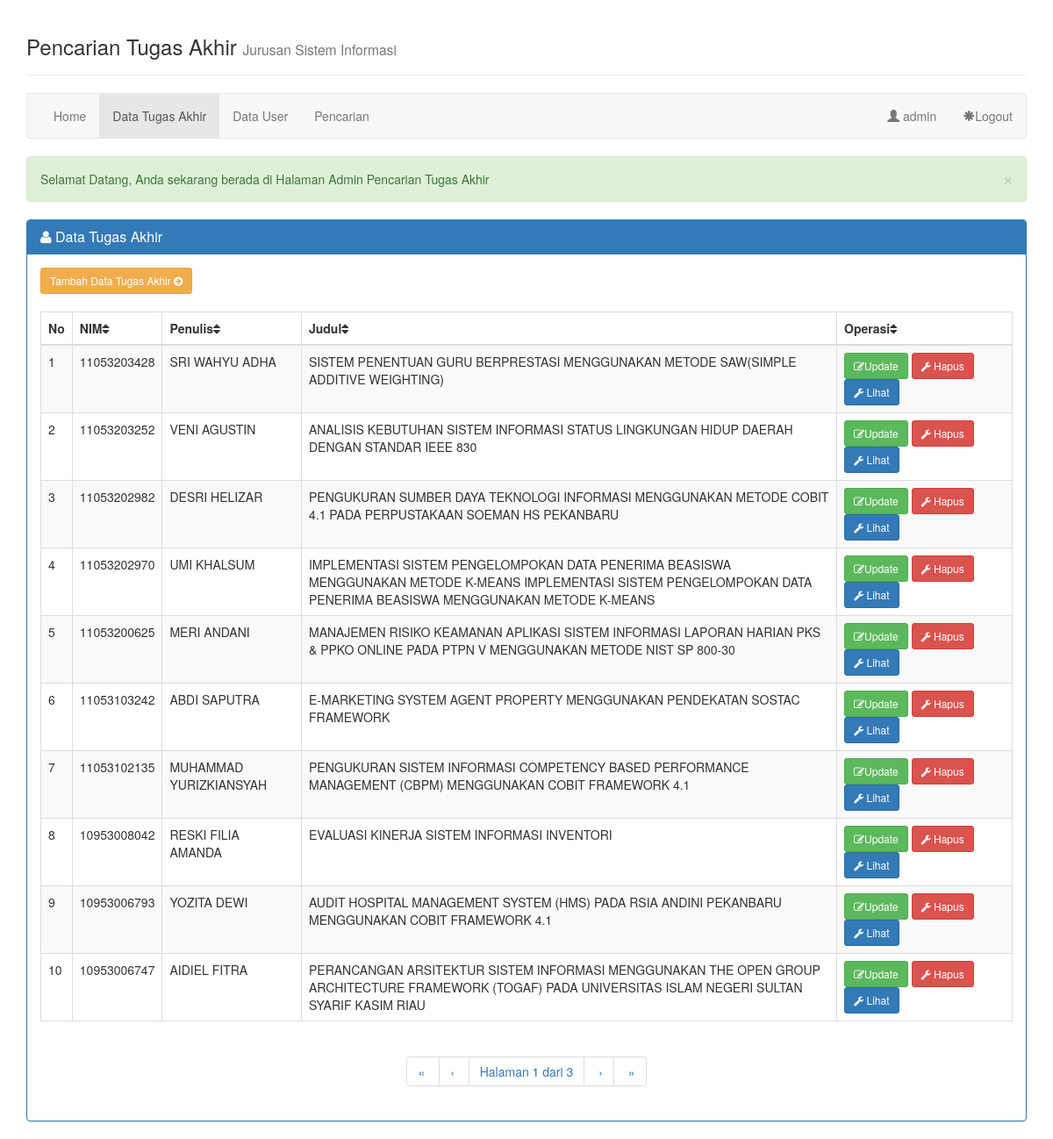
Screenshot of /tugasakhir/admin/data_ta.php (signed in) with the database file from the repository.
### tables this page shows
CREATE TABLE IF NOT EXISTS `data_ta` (
  `nim` bigint(13) NOT NULL,
  `penulis` varchar(50) NOT NULL,
  `judul` varchar(255) NOT NULL,
  `pembimbing_1` varchar(50) NOT NULL,
  `pembimbing_2` varchar(50) DEFAULT NULL,
  `penguji_1` varchar(50) NOT NULL,
  `penguji_2` varchar(50) NOT NULL,
  `sidang` date NOT NULL,
  `wisuda` varchar(20) NOT NULL,
  `file` varchar(100) NOT NULL,
  PRIMARY KEY (`nim`)
);

### tugasakhir/admin/data_ta.php (the view, shortened to what this page needs)
<?php
    if (empty($_SESSION['username']))
    {
      header('location:../index.html');
    }
      else
      {
        include "../pagination1.php";
?>
<!DOCTYPE html>
<html lang="en">
  <head>
    <link href="css/bootstrap.min.css" rel="stylesheet">
    <link href="css/font-awesome.css" rel="stylesheet" />
  </head>
  <body>
    <div class="container">
    <div class="page-header">
      <h3>Pencarian Tugas Akhir <small>Jurusan Sistem Informasi</small></h3>
    </div>
    <nav class="navbar navbar-default" role="navigation">
    <div class="collapse navbar-collapse" id="bs-example-navbar-collapse-1">
      <ul class="nav navbar-nav">
          <li><a href="../admin/index.php">Home</a></li>
          <li class="active"><a href="../admin/data_ta.php">Data Tugas Akhir</a></li>
          <li><a href="../admin/data_user.php">Data User</a></li>
          <li><a href="../admin/pencarian.php">Pencarian</a></li>
      </ul>
      <ul class="nav navbar-nav navbar-right">
          <li><a href="../admin/profil.php" class="active"><span class="glyphicon glyphicon-user"></span>
              <?php echo $_SESSION['nama_lengkap']; ?></a></li>
          <li>
            <a href="../logout.php" class="active" onclick="return confirm('Apakah anda akan keluar?')">
              <span class="glyphicon glyphicon-asterisk"></span>Logout
            </a>
          </li>
      </ul>
    </div>
  </nav>
<?php
    $result =mysql_query("SELECT * FROM data_ta ORDER BY nim desc");
    $rpp = 10;
    $reload = "data_ta.php?pagination=true";
    $page = (isset($_GET['page'])) ? (int)$_GET['page']:1;
      $tcount = mysql_num_rows($result);
      $tpages = ($tcount) ? ceil($tcount/$rpp) : 1;
      $count = 0;
      $i = ($page-1)*$rpp;
      $no_urut = ($page-1)*$rpp;
?>
  <div class="alert alert-success alert-dismissable">
            <button type="button" class="close" data-dismiss="alert" aria-hidden="true">&times;</button>
             Selamat Datang, Anda sekarang berada di Halaman Admin Pencarian Tugas Akhir
          </div>
        <div class="col-lg-12">
            <div class="panel panel-primary">
              <div class="panel-heading">
                <h3 class="panel-title"><i class="fa fa-user"></i> Data Tugas Akhir </h3>
              </div>
              <div class="panel-body">
                <div >
                  <a href="tambah_ta.php" class="btn btn-sm btn-warning">Tambah Data Tugas Akhir <i class="fa fa-arrow-circle-right"></i></a>
                </div>
                <div class="table-responsive">
                    <table class="table table-bordered table-hover table-striped tablesorter">
                <thead>
                    <tr>
                        <th>No</th>
                        <th>NIM<i class="fa fa-sort"></i></th>
                        <th>Penulis<i class="fa fa-sort"></i></th>
                        <th>Judul<i class="fa fa-sort"></i></th>
                        <th width="200px">Operasi<i class="fa fa-sort"></i></th>
                    </tr>
                </thead>
                <tbody>
                    <?php
                    while(($count<$rpp) && ($i<$tcount)) {
                        $data = mysql_fetch_array($result);
                    ?>
                    <tr>
                        <td><?php echo ++$no_urut;?></td>
                        <td><?php echo $data['nim']; ?></td>
                        <td><?php echo $data['penulis']; ?></td>
                        <td><?php echo $data['judul']; ?></td>
                        <td>
                            <a class="btn btn-sm btn-success" href="edit_ta.php?hal=edit&kd= <?php echo $data['nim'];?>"><i class="fa fa-edit"></i>Update</a>
                            <a class="btn btn-sm btn-danger" href="hapus_ta.php?nim=<?php echo $data['nim'] ?> " onclick="return confirm('Apakah anda yakin menghapus data ini ?')"><i class="fa fa-wrench"></i> Hapus</a>
                            <a class="btn btn-sm btn-primary" href="lihat_ta.php?nim=<?php echo $data['nim'];?>"><i class="fa fa-wrench"></i> Lihat</a>
                        </td>
                    </tr>
                    <?php
                        $i++;
                        $count++;
                    }
                    ?>
                </tbody>
                </table>
                </div>
                 <div align="center"><?php echo paginate_one($reload, $page, $tpages); ?></div>
              </div>
            </div>
          </div>
        </div>
</body>
</html>
<?php } ?>

### tugasakhir/pagination1.php
<?php
function paginate_one($reload, $page, $tpages) {
	$firstlabel = "&laquo;&nbsp;";
	$prevlabel  = "&lsaquo;&nbsp;";
	$nextlabel  = "&nbsp;&rsaquo;";
	$lastlabel  = "&nbsp;&raquo;";
	$out = "<ul class=\"pagination\">";
	if($page>1) {
		$out.= "<li><a href=\"" . $reload . "\">" . $firstlabel . "</a></li>";
	}
	else {
		$out.= "<li><span>" . $firstlabel . "</span></li>";
	}
	if($page==1) {
		$out.= "<li><span>" . $prevlabel . "</span></li>";
	}
	elseif($page==2) {
		$out.= "<li><a href=\"" . $reload . "\">" . $prevlabel . "</a></li>";
	}
	else {
		$out.= "<li><a href=\"" . $reload . "&amp;page=" . ($page-1) . "\">" . $prevlabel . "</a></li>";
	}
	$out.= "<li><span class=\"current\">Halaman " . $page . " dari " . $tpages ."</span></li>";
	if($page<$tpages) {
		$out.= "<li><a href=\"" . $reload . "&amp;page=" .($page+1) . "\">" . $nextlabel . "</a></li>";
	}
	else {
		$out.= "<li><span>" . $nextlabel . "</span></li>";
	}
	if($page<$tpages) {
		$out.= "<li><a href=\"" . $reload . "&amp;page=" . $tpages . "\">" . $lastlabel . "</a></li>";
	}
	else {
		$out.= "<li><span>" . $lastlabel . "</span></li>";
	}
	$out.= "</ul>";
	return $out;
}
?>

### rows the page displays
data_ta: nim "11053203428", penulis "SRI WAHYU ADHA", judul "SISTEM PENENTUAN GURU BERPRESTASI MENGGUNAKAN METODE SAW(SIMPLE ADDITIVE WEIGHTING)"
data_ta: nim "11053203252", penulis "VENI AGUSTIN", judul "ANALISIS KEBUTUHAN SISTEM INFORMASI STATUS LINGKUNGAN HIDUP DAERAH DENGAN STANDAR IEEE 830"
data_ta: nim "11053202982", penulis "DESRI HELIZAR", judul "PENGUKURAN SUMBER DAYA TEKNOLOGI INFORMASI MENGGUNAKAN METODE COBIT 4.1 PADA PERPUSTAKAAN SOEMAN HS PEKANBARU"
data_ta: nim "11053202970", penulis "UMI KHALSUM", judul "IMPLEMENTASI SISTEM PENGELOMPOKAN DATA PENERIMA BEASISWA MENGGUNAKAN METODE K-MEANS IMPLEMENTASI SISTEM PENGELOMPOKAN DATA PENERIMA BEASISWA MENGGUNAKAN METODE K-MEANS"
data_ta: nim "11053200625", penulis "MERI ANDANI", judul "MANAJEMEN RISIKO KEAMANAN APLIKASI SISTEM INFORMASI LAPORAN HARIAN PKS & PPKO ONLINE PADA PTPN V MENGGUNAKAN METODE NIST SP 800-30"
data_ta: nim "11053103242", penulis "ABDI SAPUTRA", judul "E-MARKETING SYSTEM AGENT PROPERTY MENGGUNAKAN PENDEKATAN SOSTAC FRAMEWORK"
data_ta: nim "11053102135", penulis "MUHAMMAD YURIZKIANSYAH", judul "PENGUKURAN SISTEM INFORMASI COMPETENCY BASED PERFORMANCE MANAGEMENT (CBPM) MENGGUNAKAN COBIT FRAMEWORK 4.1"
data_ta: nim "10953008042", penulis "RESKI FILIA AMANDA", judul "EVALUASI KINERJA SISTEM INFORMASI INVENTORI"
data_ta: nim "10953006793", penulis "YOZITA DEWI", judul "AUDIT HOSPITAL MANAGEMENT SYSTEM (HMS) PADA RSIA ANDINI PEKANBARU MENGGUNAKAN COBIT FRAMEWORK 4.1"
data_ta: nim "10953006747", penulis "AIDIEL FITRA", judul "PERANCANGAN ARSITEKTUR SISTEM INFORMASI MENGGUNAKAN THE OPEN GROUP ARCHITECTURE FRAMEWORK (TOGAF) PADA UNIVERSITAS ISLAM NEGERI SULTAN SYARIF KASIM RIAU"

### other values shown
$_SESSION['nama_lengkap'] "admin"
$firstlabel "«"
$prevlabel "‹"
$page "1"
$tpages "3"
$nextlabel "›"
$lastlabel "»"
